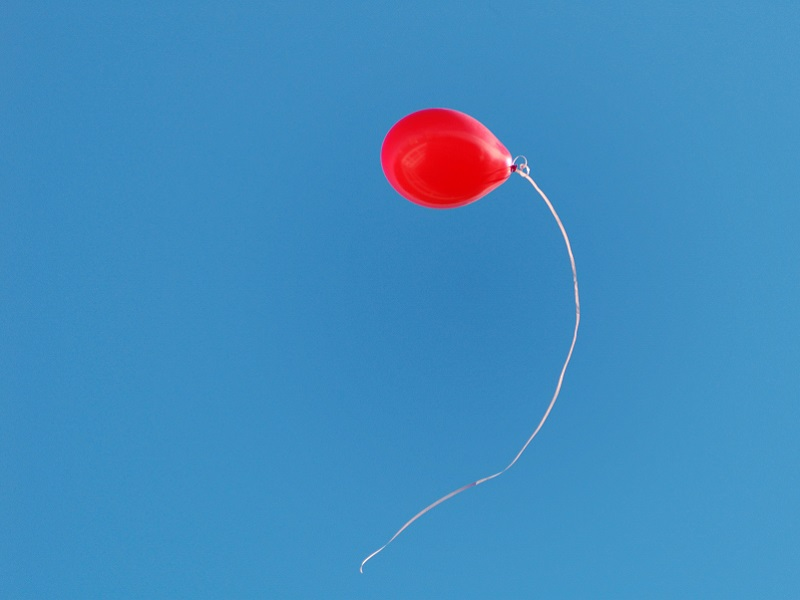
#> input picture src/img/balloon.jpg, 800 x 600 px
$ python rotateTest.py
#> lines starting #> are read from the running program, lines starting #| are printed output that depends on the picture
### src/SaveableImage.py
#Saveable Image Handler
import numpy as np
import cv2
class SaveableImage:
	def __init__(self,imageName):
#> called with imageName = 'img/balloon.jpg'
		try:
			self.image = cv2.imread(imageName)
#> self.image is the input picture: shape (600, 800, 3); mean B, G, R 191.3, 139.7, 65.6
		except:
			self.image = imageName
		self.title = ''
		self.saved = False
	# [4 lines left out: function save, not called in this run]
	def showRaw(self, title=''):
		if title != '':
			self.title = title
		self.display("Image has been displayed as: '"+self.title+"'")
		cv2.imshow(self.title,self.image)
	def waitRaw(self, ticks=0):
		self.display("Waiting for: "+str(ticks)+" ticks")
		return cv2.waitKey(ticks) & 0xFF
	def destroyAll(self):
		cv2.destroyAllWindows()
		self.display("ALL Windows have been destroyed")
	# [5 lines left out: function destroy, not called in this run]
	def shape(self):
		return self.image.shape
	def testKey(self, saveKey='s', quitKey='q', outputName=''):
		k = self.waitRaw()
		if k == ord(saveKey):
			if outputName == '':
				outputName = raw_input("Name of file to save image:\n>>> ")
			self.save(outputName)
		elif k == ord(quitKey):
			if self.saved:
				self.display("Already saved! Quitting ALL Windows...")
			else:
				self.display("Not saved! Press '"+saveKey+"' to save the image or press any other key to quit without saving")
				k = self.waitRaw()
				if k == ord(saveKey):
					if outputName == '':
						outputName = raw_input("Name of file to save image:\n>>> ")
					self.save(outputName)
			self.destroyAll()
		else:
			self.testKey()
	def display(self, message=''):
		print message
	def openImage(self, inputName='img/input.jpg'):
		self.image = cv2.imread(inputName)

### src/rotateTest.py
import cv2
import numpy as np
import SaveableImage as si

img = si.SaveableImage("img/balloon.jpg")
img.title = 'img'
rows,cols = img.shape()[:2]
#> rows = 600; cols = 800

M = cv2.getRotationMatrix2D((cols/2+60,rows/2+120),90,1)
#> M = [[6.12e-17, 1, 40], [-1, 6.12e-17, 880]]
dst = cv2.warpAffine(img.image,M,(cols,rows))
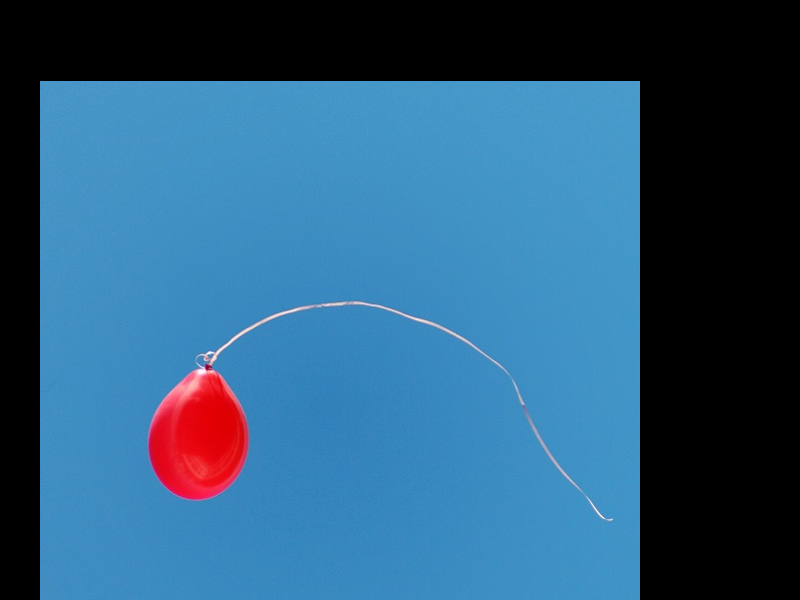
#> dst: shape (600, 800, 3); mean B, G, R 123.2, 90.2, 44.5

img.image = dst
img.showRaw()
img.testKey()
#> (key Esc is pressed here)
#> (key Enter is pressed here)

$ run again, with src/img/dontsaveme.jpg copied over src/img/balloon.jpg
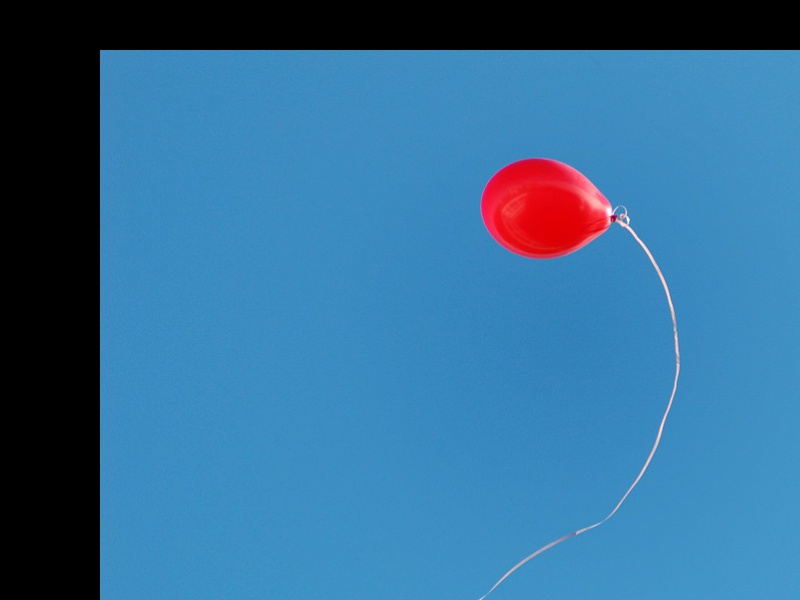
#> input picture src/img/dontsaveme.jpg, 800 x 600 px
#> in __init__, self.image is the input picture: shape (600, 800, 3); mean B, G, R 151.9, 110.2, 52.3
#> `dst = cv2.warpAffine(img.image,M,(cols,rows))`:
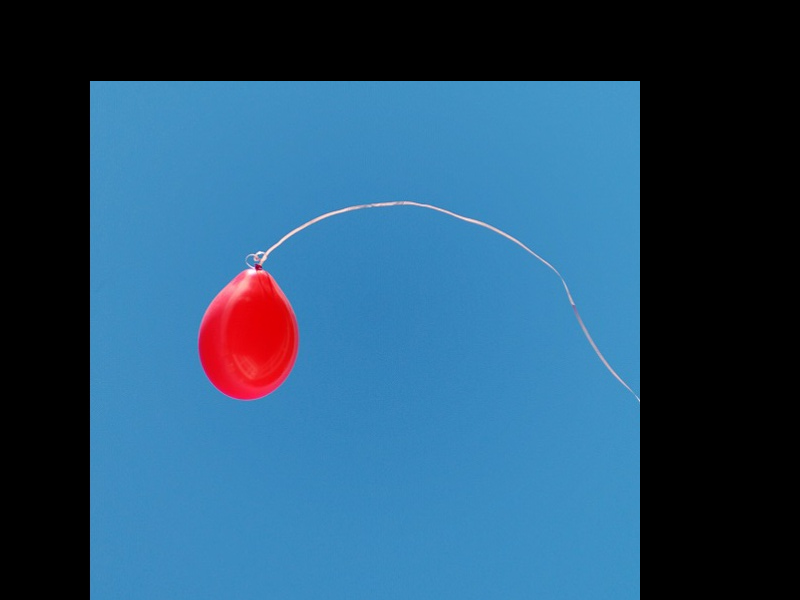
#> dst: shape (600, 800, 3); mean B, G, R 111.8, 81.1, 39.9
